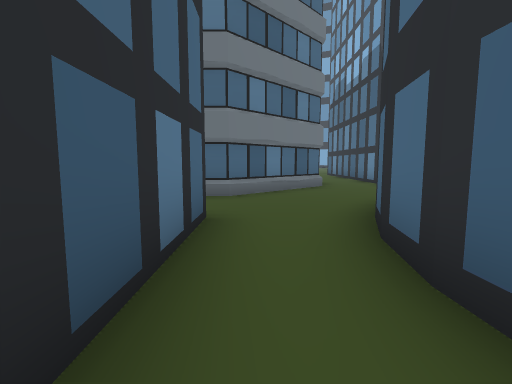
[1] (above)

24 first-person views from a walk through a scene from a Unity 3-D project. The camera is 1.4 m above the floor, tilts 6° down and sees 85° across. The floor is counted in squares, 2 m on a side. Each view is taken from the middle of a square. On the plan, view 1 faces up. The plan holds only what a view shows up to about 9 squares ahead; the rest is blank. The place goes on beyond the plan. The player is left out. Some surface patterns are stand-ins.

[2]
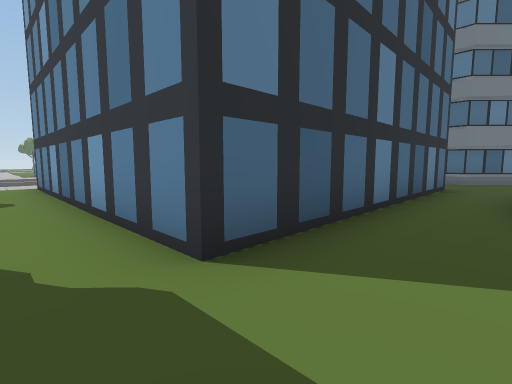

[3]
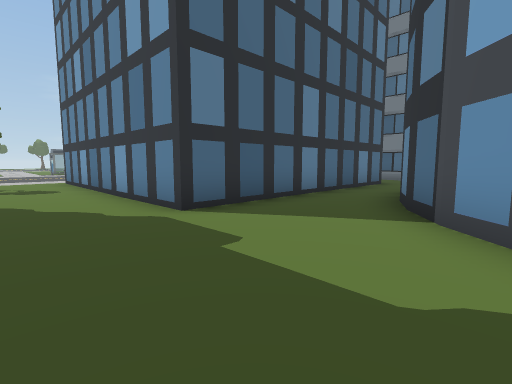

[4]
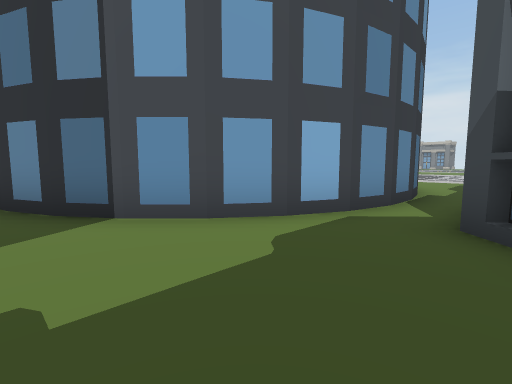

[5]
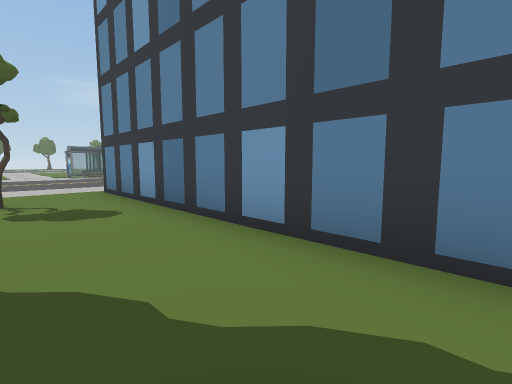

[6]
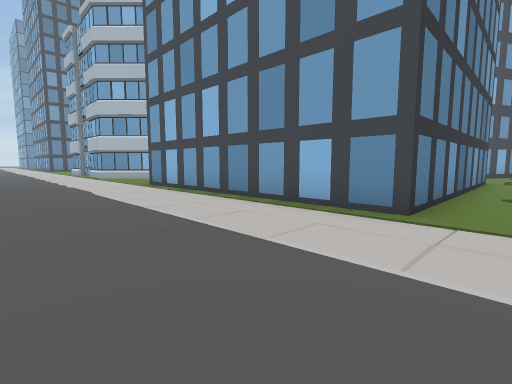

[7]
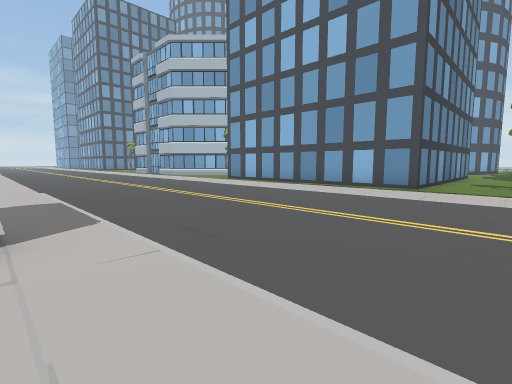

[8]
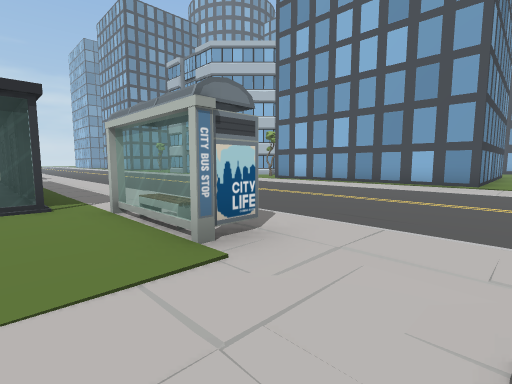

[9]
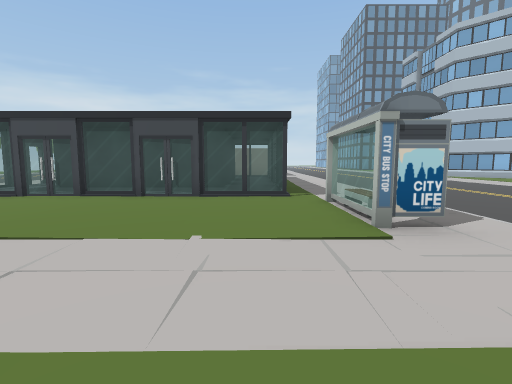

[10]
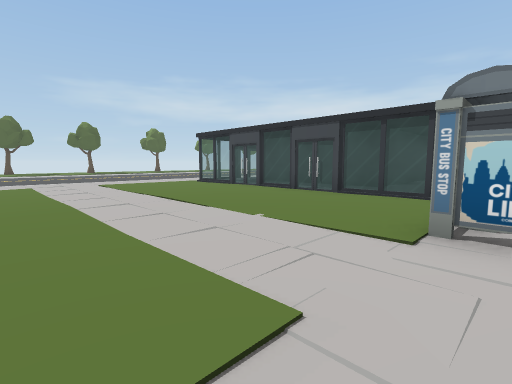

[11]
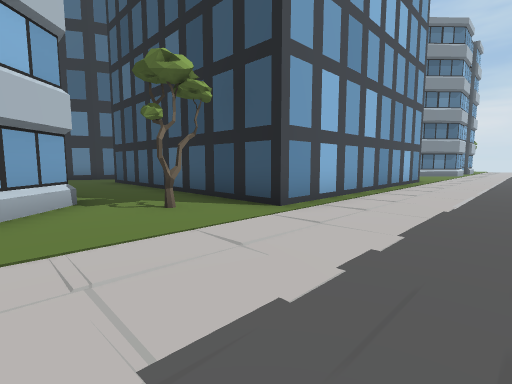

[12]
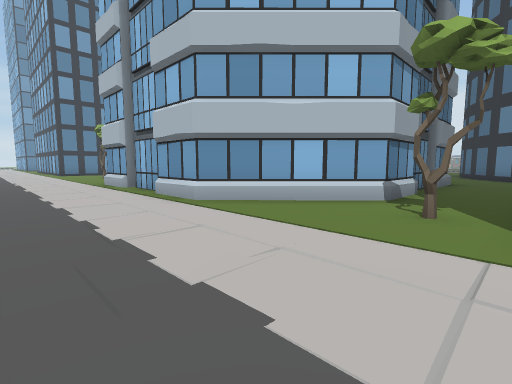

[13]
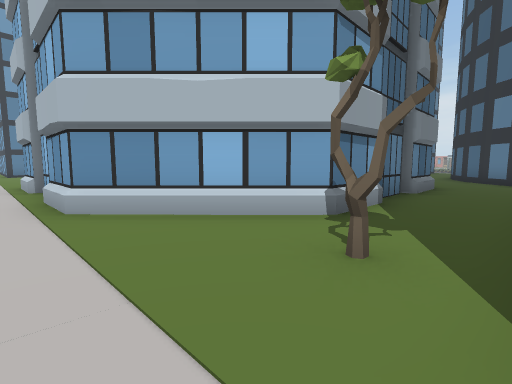

[14]
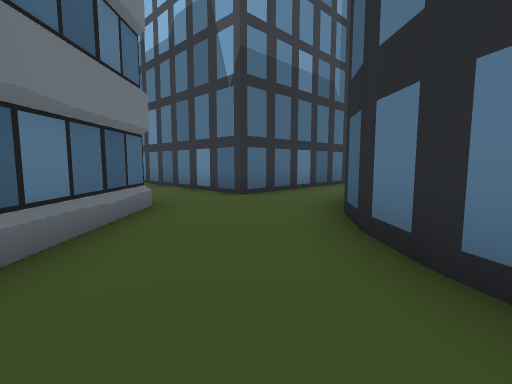

[15]
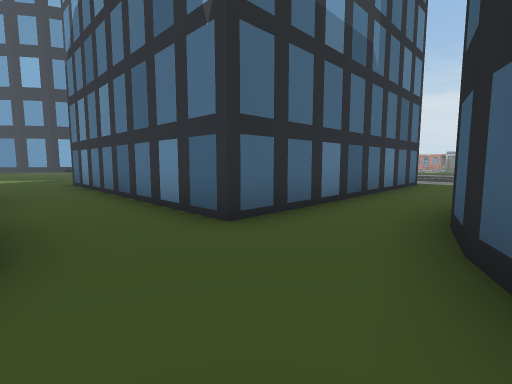

[16]
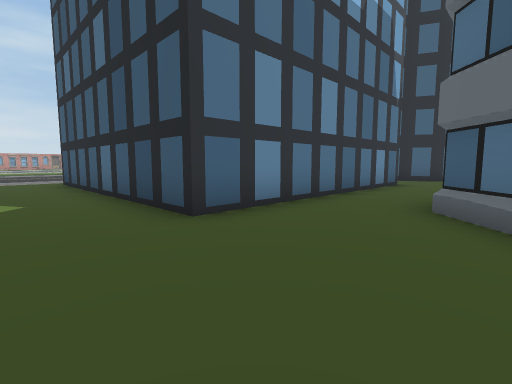

[17]
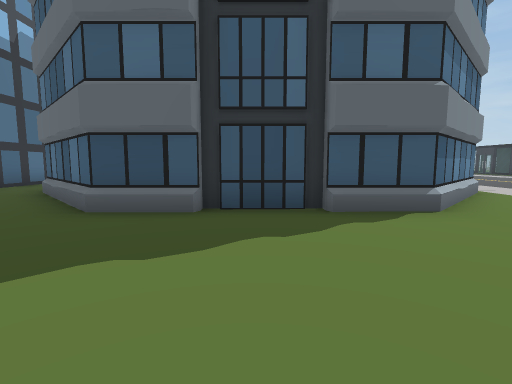

[18]
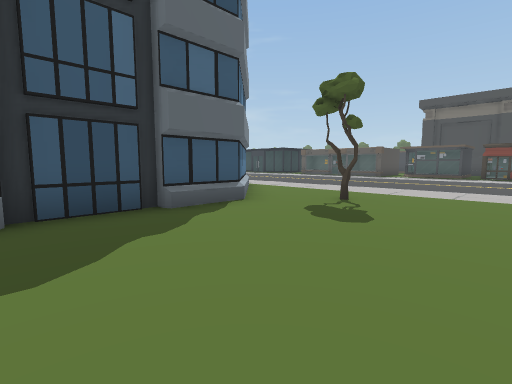

[19]
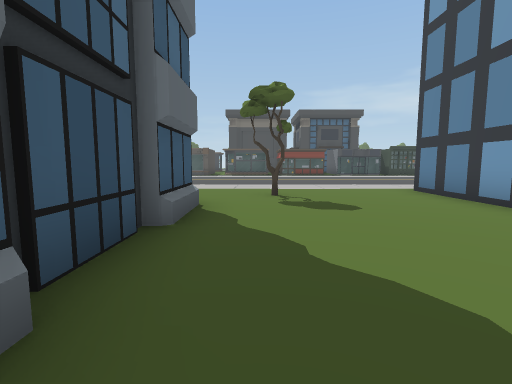

[20]
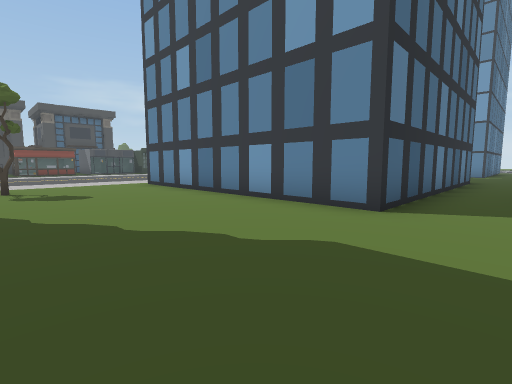

[21]
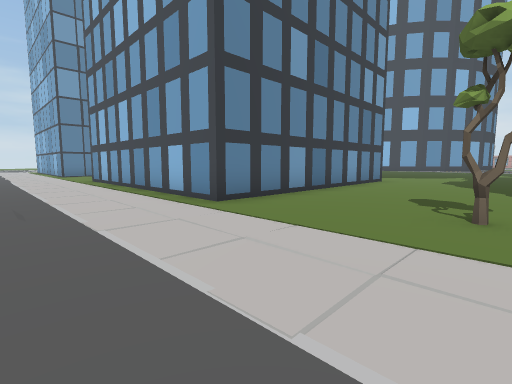

[22]
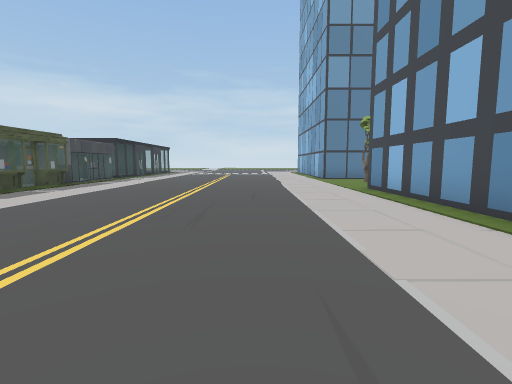

[23]
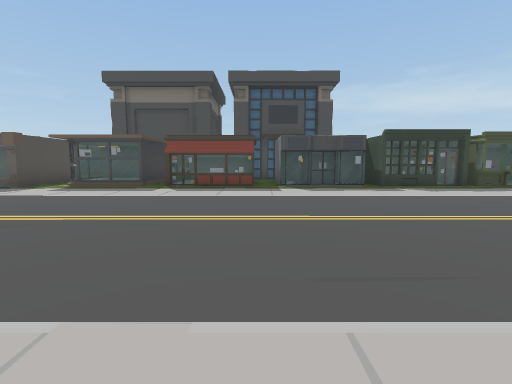

[24]
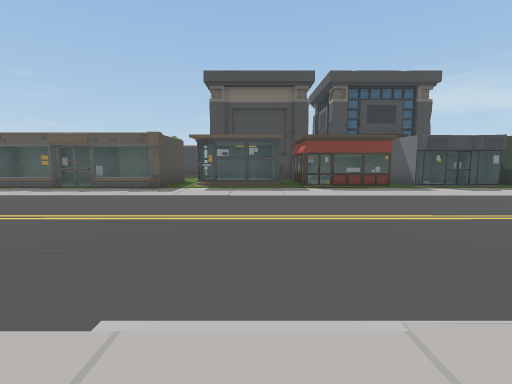

### Floor plan
Points are (right, up) in squares from view 1. A wall is a line through its corners. A room is listed if a view was taken in it or the views show most of it. See-through windows are left out.
Room 1 (views 1, 2, 3, 4, 5)
walls: (1.7, -1.6) (1.2, -0.4); (3.1, -3.1) (2.3, -2.4) (1.6, -1.4); (4.1, -5.9) (4.6, -5.4); (-0.6, 0.6) (-0.6, -3.9) (-8.1, -3.9); (4.9, -4.1) (3.9, -3.7) (3, -3.1); (6, -4.3) (4.8, -4.1); (7, -4.3) (5.8, -4.3); (7.6, -4.2) (6.8, -4.4)
ways out: opening at (-8.5, -5.5) to room 2; opening at (0, 0) to room 2
objects: tree (-7, -6)
Room 2 (views 6, 7, 8, 9, 10, 11, 12, 13, 14, 15, 16, 17, 18, 19, 20, 21, 22, 23, 24)
walls: (-8.1, 11.8) (-8.1, 13.4) (-5.7, 15.8) (-0.5, 15.8) (2, 13.3); (-8, 10.3) (-8, 12.4); (-16.8, 11.2) (-16.8, 9.8); (-17.2, 12.4) (-17.2, 11.2); (-17.6, 13.8) (-17.6, 12.8); (-18.1, 14.3) (-16.8, 14.3) (-16.8, 11.9); (-17.6, 10.6) (-17.6, 9.6); (-18.1, 17.7) (-17.2, 17.7) (-17.2, 15.8) (-17.8, 15.2); (-18.1, 18.5) (-17, 18.5); (-17.1, 21) (-18.1, 21); (-17.2, 21) (-17.2, 18.4); (-4, 5.9) (-5.6, 5.9) (-8.1, 8.5) (-8.1, 10.1); (-2.4, 5.9) (-3.6, 5.9); (1.9, 8.5) (-0.6, 5.9) (-2.2, 5.9); (-18.9, 4) (-18.9, 1.4); (-0.6, 3.6) (-0.6, 0.6); (4.1, 11.5) (4.1, 16.1) (7.5, 16.1); (2.1, 4.4) (2.8, 5.3); (2.7, 5.2) (3.6, 5.9); (1.8, 4) (2.1, 4.5); (-17.3, -0.1) (-23.1, -0.1); (3.9, 6) (4.6, 6.3) (5.6, 6.6); (-16.7, -1.5) (-16.7, -0.8); (-0.6, 28.2) (-0.6, 21) (-8.1, 21) (-8.1, 28.5); (1, 1) (1, 1.5) (1.2, 2.6) (1.6, 3.6); (-8.1, -3.9) (-8.1, 3.6) (-1.5, 3.6); (7.5, 8.6) (4.1, 8.6)
low walls: (-5.5, 16.1) (-4, 16.1); (-2.1, 16.1) (-1.6, 16.1); (-16.5, -2.1) (-16.5, -1.2)
ways out: opening at (-8.5, -5.5) to room 1; opening at (0, 0) to room 1; opening at (-18.5, 15); opening at (-18.5, 18); opening at (3, 10)
objects: other object (-18, 22); other object (-17, 25); other object (-17, 28) to (-17, 30); other object (-16, -3); tree (-7, 17)

Where each view was taken, in squares from view 1:
view 1: 0 up, 0 right, facing up
view 2: 5 down, 1 right, facing up-left
view 3: 6 down, 3 right, facing up-left
view 4: 6 down, 1 right, facing up-right
view 5: 6 down, 1 left, facing up-left
view 6: 5 down, 12 left, facing up-right
view 7: 6 down, 16 left, facing up-right
view 8: 5 down, 18 left, facing up-right
view 9: 6 down, 18 left, facing up
view 10: 6 down, 16 left, facing up-left
view 11: 7 up, 11 left, facing down-right
view 12: 4 up, 11 left, facing up-right
view 13: 4 up, 9 left, facing up-right
view 14: 4 up, 0 right, facing up-right
view 15: 6 up, 2 right, facing up-right
view 16: 18 up, 1 right, facing down-right
view 17: 20 up, 3 left, facing down
view 18: 20 up, 2 left, facing down-left
view 19: 17 up, 1 left, facing left
view 20: 17 up, 1 right, facing up-left
view 21: 17 up, 11 left, facing up-right
view 22: 21 up, 11 left, facing up
view 23: 21 up, 9 left, facing left
view 24: 17 up, 9 left, facing left
